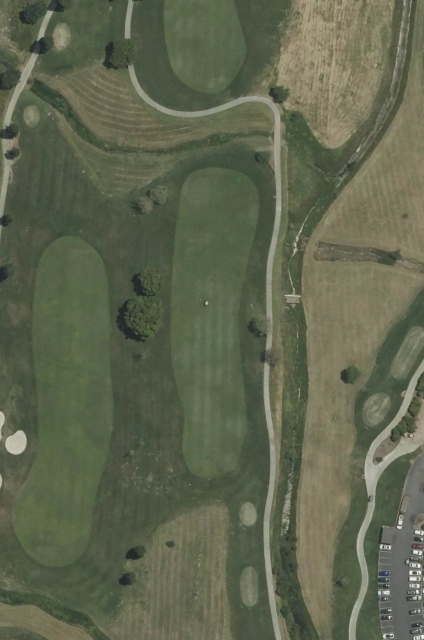
#> input picture assets/courses/coyote-creek-tournament/hole-01.jpg, 848 x 1280 px (shown at 1/2 size); its folder holds only this picture in this run
$ python inpaint-course-images.py
#> lines starting #> are read from the running program, lines starting #| are printed output that depends on the picture
#!/usr/bin/env python3
"""
Inpaint-clean bundled course hole images via gpt-image-1.

Strips GolfShot "watermark" artifacts baked into curated aerial screenshots:
  - Large semi-transparent yardage number (e.g. "374") in the lower-center
  - Any remaining app UI chrome, logos, or text overlays

Routes through the deployed Vercel endpoint so no local API key is needed.
Output is saved alongside the source as <hole>-clean.jpg (preview) and then
written back to the canonical path on --apply.

Usage:
  pip3 install Pillow requests
  python3 scripts/inpaint-course-images.py --course palms
  python3 scripts/inpaint-course-images.py --course all --apply
  python3 scripts/inpaint-course-images.py --course palms --dry-run

Options:
  --course SLUG     Course folder name under assets/courses/ or "all"
  --apply           Overwrite the canonical hole-NN.jpg files in-place
  --dry-run         List files that would be processed, no API calls
  --api-url URL     Override the endpoint (default: smartplay-beta.vercel.app)
  --start-hole N    Skip holes before N (resume a partial run)
"""

import argparse
import base64
import io
import json
import sys
import time
from pathlib import Path

try:
    from PIL import Image
except ImportError:
    print("ERROR: Pillow not installed.  pip3 install Pillow")
    sys.exit(1)

try:
    import requests
except ImportError:
    print("ERROR: requests not installed.  pip3 install requests")
    sys.exit(1)

REPO_ROOT = Path(__file__).resolve().parent.parent
ASSETS_COURSES = REPO_ROOT / "assets" / "courses"

DEFAULT_API = "https://smartplay-beta.vercel.app/api/image-edit"

INPAINT_PROMPT = (
    "This is an aerial satellite photo of a golf hole. "
    "Remove ALL baked-in text overlays, numbers, distance markers, score labels, "
    "app interface elements, logos, and watermarks from any golf app (including large "
    "semi-transparent distance numbers like '374' in the lower portion). "
    "Keep ALL natural course content exactly as-is: fairway grass, rough, bunkers, "
    "water hazards, trees, cart paths, tee boxes, and greens. "
    "Fill any removed areas with realistic natural course textures that seamlessly "
    "blend with the surrounding aerial imagery. "
    "The output must look like a clean satellite/aerial photo of a golf hole with "
    "no visible text, numbers, or app UI."
)

# Max size to send to the API (4 MB PNG limit on the endpoint)
MAX_SIDE_PX = 1024
JPEG_QUALITY = 88


def to_png_b64(jpg_path: Path) -> str:
    """Read a JPG, resize to fit MAX_SIDE_PX, return PNG base64 string."""
    with Image.open(jpg_path) as img:
#> img is the input picture: PIL image 848x1280 RGB; mean R, G, B 95.8, 101.6, 79
        img = img.convert("RGB")
        w, h = img.size
#> w = 848; h = 1280
        if max(w, h) > MAX_SIDE_PX:
            scale = MAX_SIDE_PX / max(w, h)
#> scale = 0.8
            img = img.resize((int(w * scale), int(h * scale)), Image.LANCZOS)
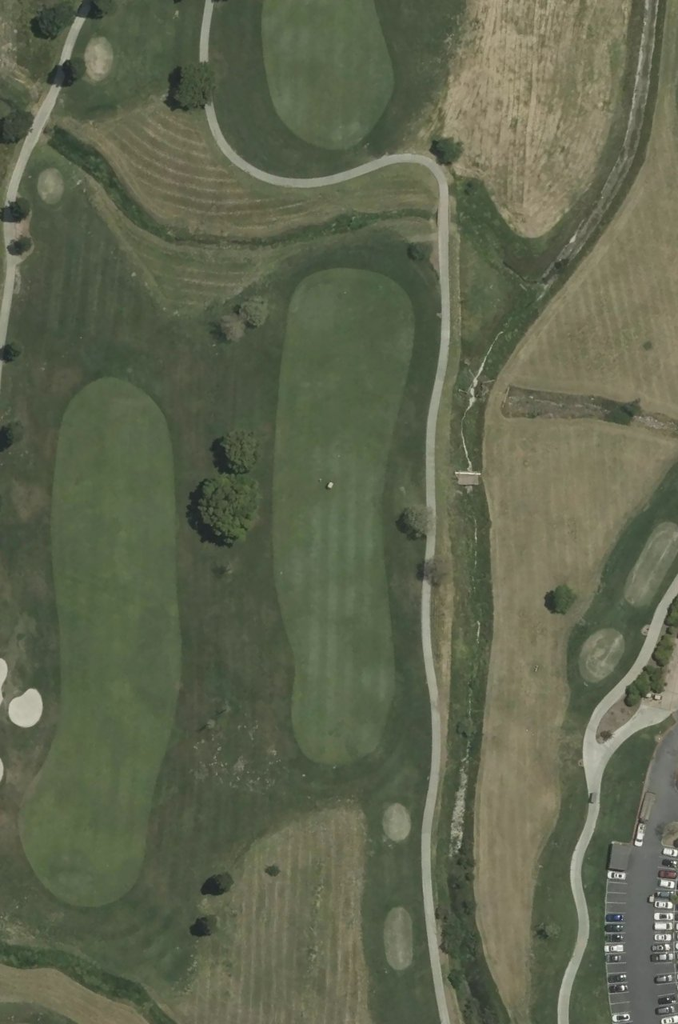
#> img: PIL image 678x1024 RGB; mean R, G, B 95.8, 101.6, 79
        buf = io.BytesIO()
        img.save(buf, format="PNG")
        return base64.b64encode(buf.getvalue()).decode()


def call_api(b64_png: str, api_url: str) -> str:
    """POST to the image-edit endpoint; return result b64 string."""
    payload = {"imageBase64": b64_png, "prompt": INPAINT_PROMPT}
    resp = requests.post(
        api_url,
        json=payload,
        timeout=120,
        headers={"Content-Type": "application/json"},
    )
    resp.raise_for_status()
    data = resp.json()
    if "error" in data:
        raise RuntimeError(f"API error: {data['error']}")
    b64 = data.get("b64")
    if not b64:
        raise RuntimeError(f"No b64 in response: {data}")
    return b64


def save_result(b64_result: str, dst_path: Path) -> None:
    """Decode base64 PNG from API, save as JPEG at dst_path."""
    raw = base64.b64decode(b64_result)
    with Image.open(io.BytesIO(raw)) as img:
        img = img.convert("RGB")
        dst_path.parent.mkdir(parents=True, exist_ok=True)
        img.save(dst_path, "JPEG", quality=JPEG_QUALITY, optimize=True)


def process_course(slug: str, apply: bool, dry_run: bool, api_url: str, start_hole: int) -> int:
    course_dir = ASSETS_COURSES / slug
    if not course_dir.exists():
        print(f"  ERROR: {course_dir} does not exist")
        return 1

    images = sorted(course_dir.glob("hole-*.jpg"))
    if not images:
        print(f"  SKIP {slug}: no hole-*.jpg files found")
        return 0

    ok = err = skipped = 0
    for img_path in images:
        # Parse hole number from filename
        try:
            hole_num = int(img_path.stem.split("-")[1])
        except (IndexError, ValueError):
            hole_num = 0
        if hole_num < start_hole:
            print(f"  skip  {img_path.name} (before --start-hole {start_hole})")
            skipped += 1
            continue

        preview_path = img_path.with_suffix("").parent / (img_path.stem + "-clean.jpg")
        final_path = img_path

        if dry_run:
            print(f"  DRY   {slug}/{img_path.name}  →  {preview_path.name if not apply else final_path.name}")
            continue

        print(f"  inpaint {slug}/{img_path.name} ...", end="", flush=True)
        try:
            b64_in = to_png_b64(img_path)
            b64_out = call_api(b64_in, api_url)
            dst = final_path if apply else preview_path
            save_result(b64_out, dst)
            size_kb = dst.stat().st_size // 1024
            print(f" → {dst.name} ({size_kb} KB)  ✓")
            ok += 1
            # Brief pause to avoid hammering the endpoint
            time.sleep(1.5)
        except Exception as exc:
            print(f" ERROR: {exc}")
            err += 1

    print(f"  {slug}: {ok} ok, {err} errors, {skipped} skipped")
    return 1 if err else 0


def main() -> int:
    p = argparse.ArgumentParser(description="Inpaint GolfShot watermarks from bundled course hole images.")
    p.add_argument("--course", default="all", help="Course slug or 'all'")
    p.add_argument("--apply", action="store_true", help="Overwrite canonical hole-NN.jpg in-place (default: write -clean.jpg preview)")
    p.add_argument("--dry-run", action="store_true", help="List files only, no API calls")
    p.add_argument("--api-url", default=DEFAULT_API, help="Override API endpoint")
    p.add_argument("--start-hole", type=int, default=1, help="Skip holes before this number (resume a run)")
    args = p.parse_args()

    print(f"Endpoint: {args.api_url}")
    print(f"Apply:    {args.apply}  (dry_run={args.dry_run})")
    print()

    if args.course == "all":
        slugs = sorted(d.name for d in ASSETS_COURSES.iterdir() if d.is_dir())
    else:
        slugs = [args.course]

    total_err = 0
    for slug in slugs:
        print(f"── {slug} ──")
        rc = process_course(slug, args.apply, args.dry_run, args.api_url, args.start_hole)
        total_err += rc

    return 1 if total_err else 0


if __name__ == "__main__":
    sys.exit(main())
#> (the call stopped at in call_api, `resp = requests.post( api_url, json=payload, timeout=120, headers={"Co..`: requests is not available in this run)

$ run again, on assets/courses/coyote-creek-valley/hole-01.jpg
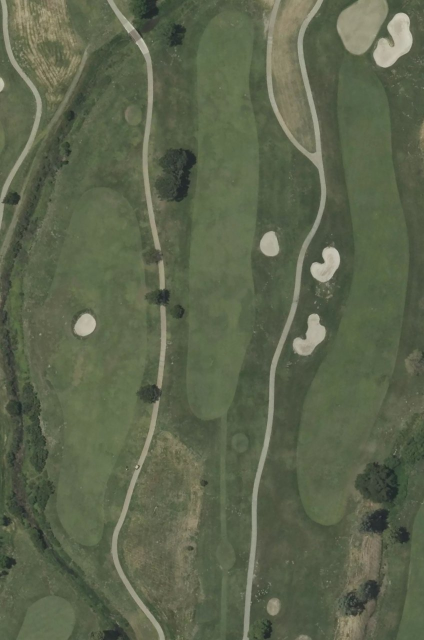
#> input picture assets/courses/coyote-creek-valley/hole-01.jpg, 848 x 1280 px (shown at 1/2 size)
#> in to_png_b64, img is the input picture: PIL image 848x1280 RGB; mean R, G, B 92.2, 100.7, 76.7
#> in to_png_b64, `img = img.resize((int(w * scale), int(h * scale)), Image.LANCZOS)`:
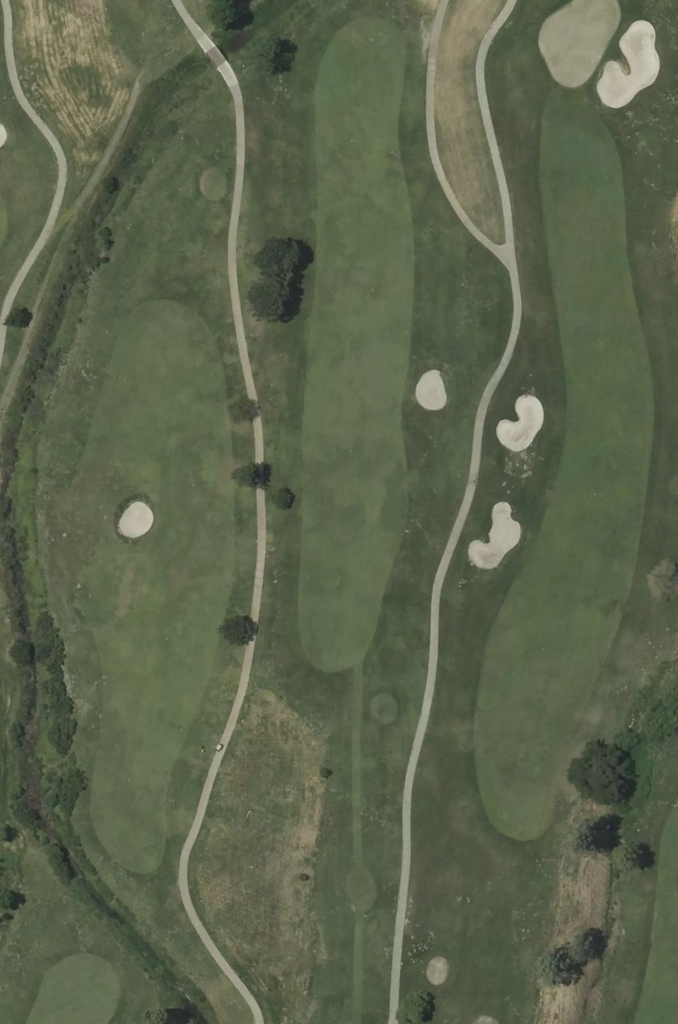
#> img: PIL image 678x1024 RGB; mean R, G, B 92.2, 100.7, 76.7

$ run again, on assets/courses/coyote-creek-tournament/hole-03.jpg
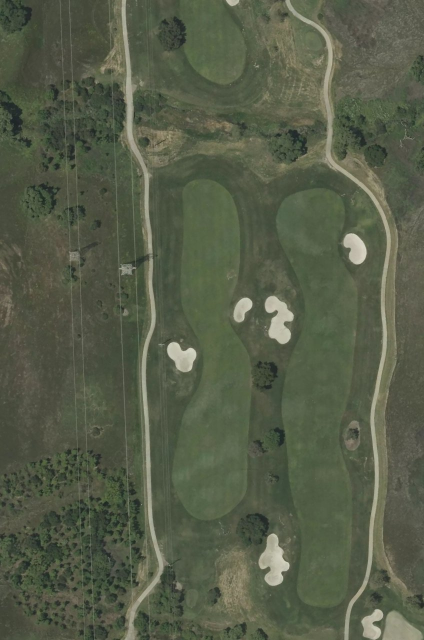
#> input picture assets/courses/coyote-creek-tournament/hole-03.jpg, 848 x 1280 px (shown at 1/2 size)
#> in to_png_b64, img is the input picture: PIL image 848x1280 RGB; mean R, G, B 85.8, 92.7, 72.5
#> in to_png_b64, `img = img.resize((int(w * scale), int(h * scale)), Image.LANCZOS)`:
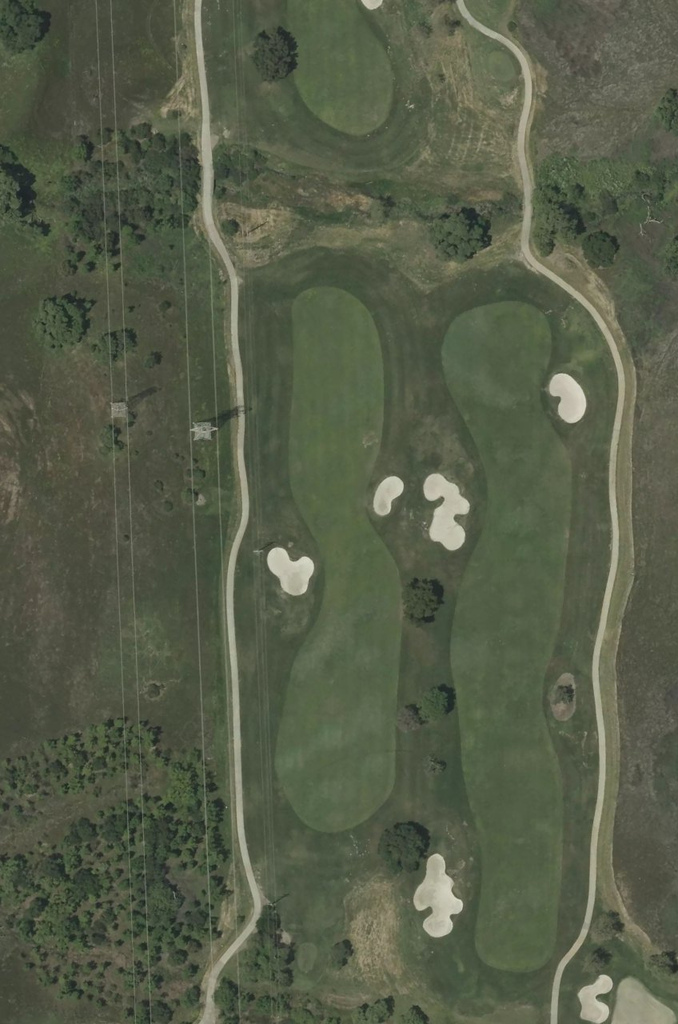
#> img: PIL image 678x1024 RGB; mean R, G, B 85.8, 92.7, 72.5
